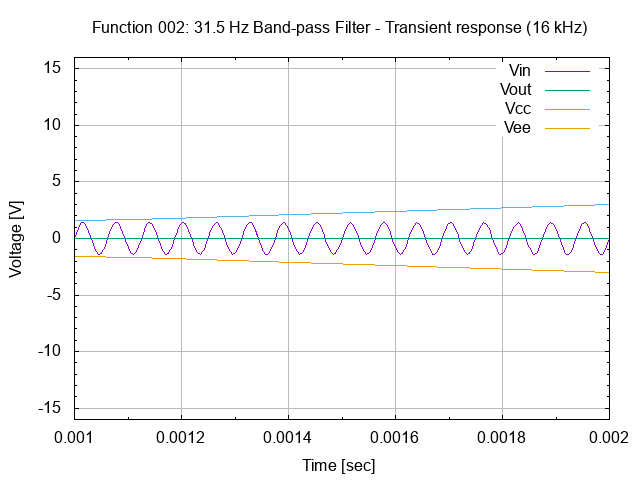

gnuplot code for this plot:
# setup terminal
set term png

# setup graph
set output "26.002.00.01.02.04.png"
set title "Function 002: 31.5 Hz Band-pass Filter - Transient response (16 kHz)"

# setup Y-axis
set yrange [-16:16]
set grid ytics lt 1 lw 1 lc rgb "#bbbbbb"
set mytics
set ylabel "Voltage [V]"

# setup X-axis
set grid xtics lt 1 lw 1 lc rgb "#bbbbbb"
set mxtics
set xrange [0.001:0.002]
set xlabel "Time [sec]"

# setup plot style
set style data lines
plot '26.002.00.01.02.dat' using 1:2 title "Vin", \
     '26.002.00.01.02.dat' using 1:3 title "Vout", \
     '26.002.00.01.02.dat' using 1:4 title "Vcc", \
     '26.002.00.01.02.dat' using 1:5 title "Vee"

# set output back to default
set output

# reset terminal type
set terminal pop
